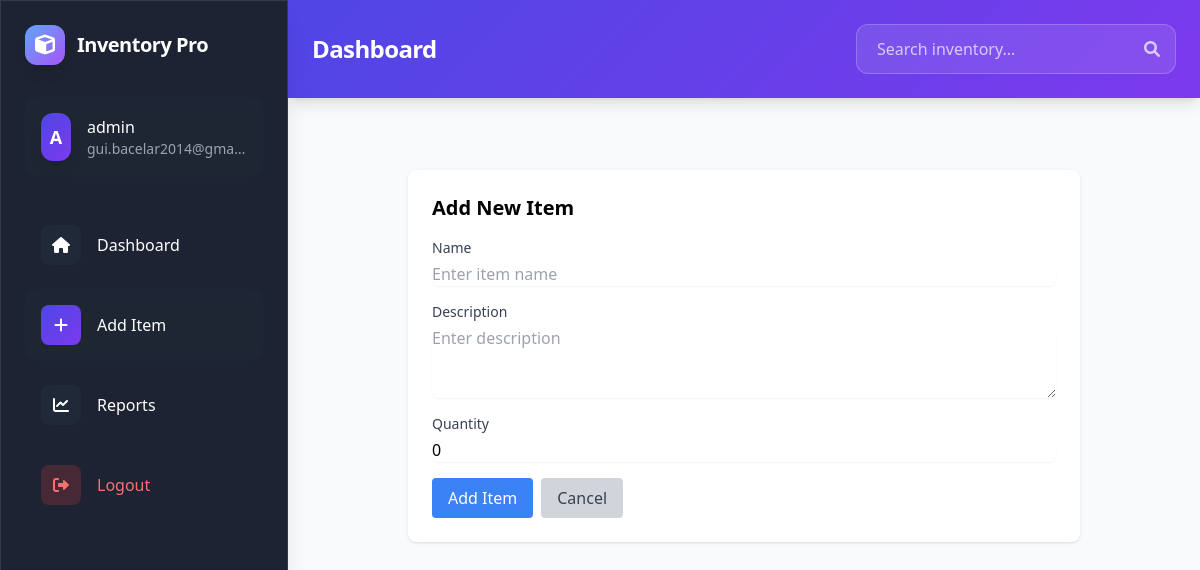
The app's page /add (signed in) with its own data.
### app/models/user.py (models this page shows, shortened)
class User(UserMixin, db.Model):
    id = db.Column(db.Integer, primary_key=True)
    username = db.Column(db.String(80), unique=True, nullable=False)
    email = db.Column(db.String(120), unique=True, nullable=False)
    password_hash = db.Column(db.String(120), nullable=False)
    items = db.relationship('Item', backref='owner', lazy=True)

### app/controllers/inventory_controller.py (the view, shortened to what this page needs)
@inventory.route('/add', methods=['GET', 'POST'])
@login_required
def add():
    return render_template('add.html')

### app/__init__.py (called while the page is built)
def create_app():
    app = Flask(__name__)
    app.config.from_object(Config)
    db.init_app(app)
    login_manager.init_app(app)
    from app.models.user import User
    from app.views.auth import auth as auth_blueprint
    from app.controllers.inventory_controller import inventory as inventory_blueprint
    from app.controllers.reports_controller import reports as reports_blueprint
    app.register_blueprint(auth_blueprint)
    app.register_blueprint(inventory_blueprint)
    app.register_blueprint(reports_blueprint)
    @login_manager.user_loader
    def load_user(user_id):
        return User.query.get(int(user_id))
    return app

### app/templates/add.html
{% extends "base.html" %}
{% block content %}
<div class="max-w-2xl mx-auto">
    <div class="bg-white rounded-lg shadow p-6">
        <h2 class="text-xl font-bold mb-4">Add New Item</h2>
        <form method="POST">
            <div class="space-y-4">
                <div>
                    <label class="block text-sm font-medium text-gray-700">Name</label>
                    <input type="text" name="name" required
                        class="mt-1 block w-full rounded-md border-gray-300 shadow-sm focus:border-blue-500 focus:ring-blue-500"
                        placeholder="Enter item name">
                </div>
                <div>
                    <label class="block text-sm font-medium text-gray-700">Description</label>
                    <textarea name="description" rows="3"
                        class="mt-1 block w-full rounded-md border-gray-300 shadow-sm focus:border-blue-500 focus:ring-blue-500"
                        placeholder="Enter description"></textarea>
                </div>
                <div>
                    <label class="block text-sm font-medium text-gray-700">Quantity</label>
                    <input type="number" name="quantity" required value="0"
                        class="mt-1 block w-full rounded-md border-gray-300 shadow-sm focus:border-blue-500 focus:ring-blue-500">
                </div>
                <div class="flex gap-2">
                    <button type="submit" class="bg-blue-500 hover:bg-blue-600 text-white px-4 py-2 rounded">
                        Add Item
                    </button>
                    <a href="{{ url_for('inventory.index') }}" class="bg-gray-300 hover:bg-gray-400 text-gray-700 px-4 py-2 rounded">
                        Cancel
                    </a>
                </div>
            </div>
        </form>
    </div>
</div>
{% endblock %}

### app/templates/base.html (shortened to what this page needs)
<!DOCTYPE html>
<html lang="pt-BR">
<head>
    <link rel="stylesheet" href="{{ url_for('static', filename='css/style.css') }}">
    <link rel="stylesheet" href="{{ url_for('static', filename='js/main.js') }}">
    <script src="https://cdn.tailwindcss.com"></script>
    <link href="https://cdnjs.cloudflare.com/ajax/libs/font-awesome/6.0.0/css/all.min.css" rel="stylesheet">
</head>
<body class="bg-gray-50 font-sans">
    <div class="fixed left-0 top-0 h-full w-72 glass-dark text-white p-6 transform transition-transform duration-300 ease-in-out shadow-xl z-50" id="sidebar">
        <div class="flex items-center gap-3 mb-8">
            <div class="w-10 h-10 rounded-xl bg-gradient-to-br from-blue-400 to-purple-500 flex items-center justify-center shadow-lg">
                <i class="fas fa-cube text-xl"></i>
            </div>
            <h1 class="text-xl font-bold tracking-tight">Inventory Pro</h1>
        </div>
        {% if current_user.is_authenticated %}
        <div class="mb-8 p-4 rounded-xl bg-gray-800/50 hover-scale cursor-pointer">
            <div class="flex items-center gap-4">
                <div class="w-12 h-12 rounded-xl gradient-bg flex items-center justify-center text-lg font-semibold shadow-lg">
                    {{ current_user.username[0].upper() }}
                </div>
                <div>
                    <p class="font-medium">{{ current_user.username }}</p>
                    <p class="text-sm text-gray-400 truncate max-w-[160px]">{{ current_user.email }}</p>
                </div>
            </div>
        </div>
        <nav class="space-y-2">
            <a href="{{ url_for('auth.login') }}" class="flex items-center gap-4 p-4 rounded-xl hover:bg-gray-800/50 transition-all group">
                <div class="w-10 h-10 rounded-lg bg-gray-800 flex items-center justify-center group-hover:bg-indigo-500 transition-colors">
                    <i class="fas fa-home"></i>
                </div>
                <span>Dashboard</span>
            </a>
            <a href="{{ url_for('inventory.add') }}" class="flex items-center gap-4 p-4 rounded-xl hover:bg-gray-800/50 transition-all group">
                <div class="w-10 h-10 rounded-lg bg-gray-800 flex items-center justify-center group-hover:bg-green-500 transition-colors">
                    <i class="fas fa-plus"></i>
                </div>
                <span>Add Item</span>
            </a>
            <a href="{{ url_for('reports.record_sale') }}" class="flex items-center gap-4 p-4 rounded-xl hover:bg-gray-800/50 transition-all group">
                <div class="w-10 h-10 rounded-lg bg-gray-800 flex items-center justify-center group-hover:bg-blue-500 transition-colors">
                    <i class="fas fa-chart-line"></i>
                </div>
                <span>Reports</span>
            </a>
            <a href="{{ url_for('auth.logout') }}" class="flex items-center gap-4 p-4 rounded-xl hover:bg-red-500/20 text-red-400 hover:text-red-300 transition-all mt-8 group">
                <div class="w-10 h-10 rounded-lg bg-red-500/20 flex items-center justify-center group-hover:bg-red-500 transition-colors">
                    <i class="fas fa-sign-out-alt"></i>
                </div>
                <span>Logout</span>
            </a>
        </nav>
        {% endif %}
    </div>
    <div class="ml-72 min-h-screen">
        <div class="sticky top-0 z-40">
            <div class="gradient-bg text-white p-6 shadow-lg">
                <div class="container mx-auto flex justify-between items-center">
                    <h2 class="text-2xl font-bold tracking-tight">{% block page_title %}Dashboard{% endblock %}</h2>
                    {% if current_user.is_authenticated %}
                    <div class="flex items-center gap-6">
                        <div class="relative">
                            <input type="text"
                                   placeholder="Search inventory..."
                                   class="w-80 px-5 py-3 rounded-xl bg-white/10 border border-white/20 focus:outline-none focus:ring-2 focus:ring-white/30 placeholder-white/70 transition-all"
                            >
                            <i class="fas fa-search absolute right-4 top-1/2 transform -translate-y-1/2 text-white/70"></i>
                        </div>
                    </div>
                    {% endif %}
                </div>
            </div>
        </div>
        <div class="container mx-auto p-6">
        </div>
        <div class="container mx-auto p-6">
            {% block content %}{% endblock %}
        </div>
    </div>
</body>
</html>

### app/static/css/style.css (style rules this page uses)
.glass-dark { background: rgba(17, 24, 39, 0.95); backdrop-filter: blur(10px); border: 1px solid rgba(255, 255, 255, 0.1); }
.gradient-bg { background: linear-gradient(135deg, #4f46e5 0%, #7c3aed 100%); }
.hover-scale { transition: all 0.2s cubic-bezier(0.4, 0, 0.2, 1); }

### records on screen
User: username "A", username "admin", email "gui.bacelar2014@gma…"
